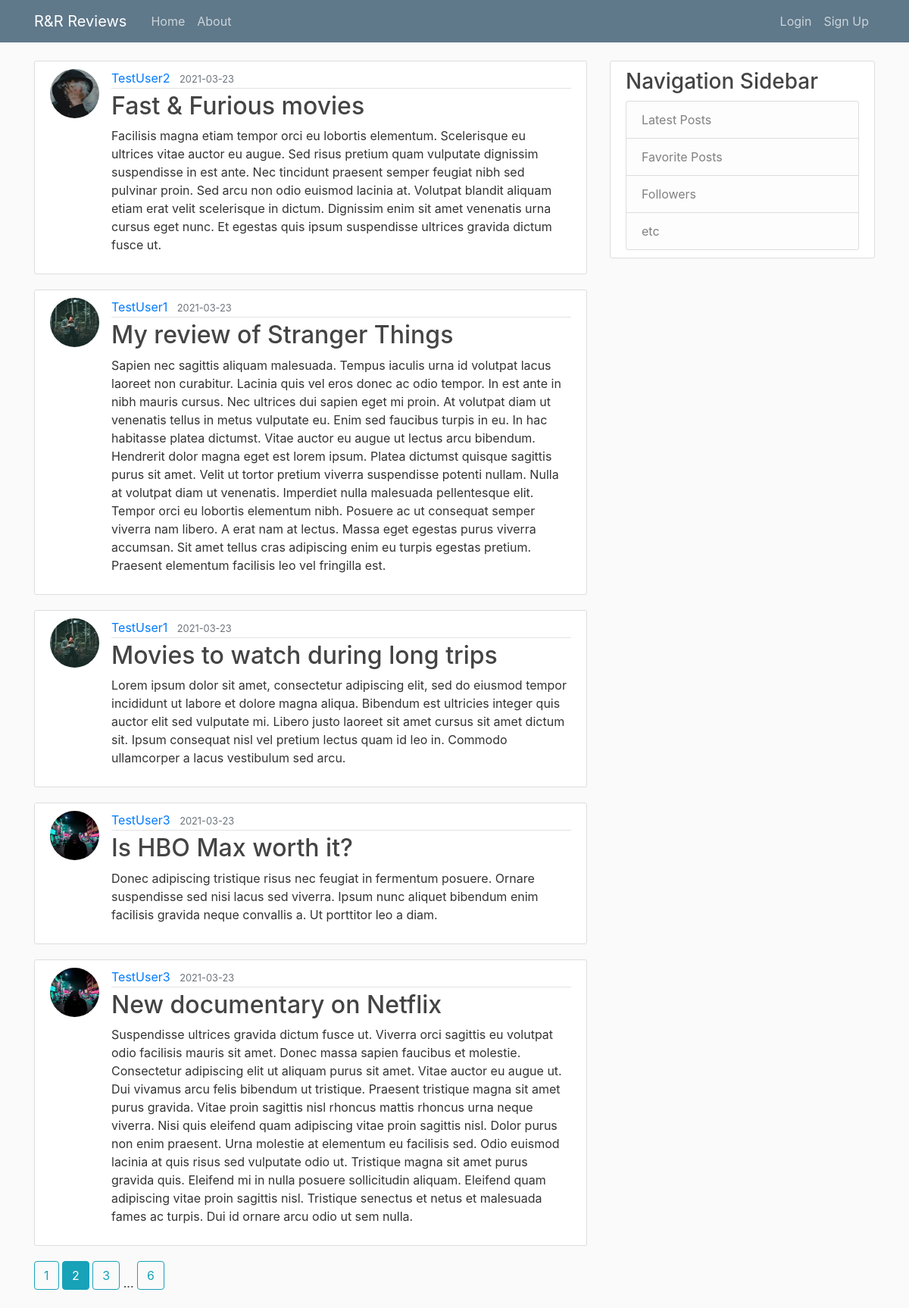
Screenshot of /?page=2 with the database file from the repository.
### app/models.py (models this page shows, shortened)
class Post(db.Model):
    id = db.Column(db.Integer, primary_key=True)
    title = db.Column(db.String(100), nullable=False)
    date_posted = db.Column(db.DateTime, nullable=False, default=datetime.utcnow)
    content = db.Column(db.Text, nullable=False)
    user_id = db.Column(db.Integer, db.ForeignKey('user.id'), nullable=False)

class User(db.Model, UserMixin):
    id = db.Column(db.Integer, primary_key=True)
    username = db.Column(db.String(50), unique=True, nullable=False)
    image_file = db.Column(db.String(20), nullable=False, default='default.jpg')
    password = db.Column(db.String(60), nullable=False)
    posts = db.relationship('Post', backref='author', lazy=True)

### app/main/routes.py (the view)
@main.route('/')
def home():
    page = request.args.get('page', 1, type=int)
    posts = Post.query.order_by(Post.date_posted.desc()).paginate(page=page, per_page=5)
    return render_template('home.html', posts=posts)

### app/templates/home.html
{% extends "layout.html" %}
{% block content %}
    {% for post in posts.items %}
        <article class="media content-section">
            <img class="rounded-circle article-img" src="{{ url_for('static', filename='profile_pics/' + post.author.image_file) }}">
            <div class="media-body">
                <div class="article-metadata">
                    <a class="mr-2" href="{{ url_for('users.user_posts', username=post.author.username) }}">{{ post.author.username }}</a>
                    <small class="text-muted">{{ post.date_posted.strftime('%Y-%m-%d') }}</small>
                </div>
                <h2><a class="article-title" href="{{ url_for('posts.post', post_id=post.id) }}">{{ post.title }}</a></h2>
                <p class="article-content">{{ post.content }}</p>
            </div>
        </article>
    {% endfor %}
    {% for page_num in posts.iter_pages(left_edge=1, right_edge=1, left_current=1, right_current=2) %}
        {% if page_num %}
            {% if posts.page == page_num %}
                <a class="btn btn-info mb-4" href="{{ url_for('main.home', page=page_num) }}">{{ page_num }}</a>
            {% else %}
                <a class="btn btn-outline-info mb-4" href="{{ url_for('main.home', page=page_num)}}">{{ page_num }}</a>
            {% endif %}
        {% else %}
        ...
        {% endif %}
    {% endfor %}
{% endblock content %}

### app/static/main.css (style rules this page uses)
body { background: #fafafa; color: #333333; margin-top: 5rem; }
h1, h2, h3, h4, h5, h6 { color: #444444; }
.content-section { background: #ffffff; padding: 10px 20px; border: 1px solid #dddddd; border-radius: 3px; margin-bottom: 20px; }
.article-title { color: #444444; }
.article-content { white-space: pre-line; }
.article-img { height: 65px; width: 65px; margin-right: 16px; }
.article-metadata { padding-bottom: 1px; margin-bottom: 4px; border-bottom: 1px solid #e3e3e3 }

### rows the page displays
Post: image_file (picture), author.username "TestUser2", date_posted "2021-03-23", title "Fast & Furious movies", content "Facilisis magna etiam tempor orci eu lobortis elementum. Scelerisque eu ultrices vitae auctor eu augue. Sed risus pretium quam vulputate dignissim suspendisse in est ante. Nec tincidunt praesent semper feugiat nibh sed pulvinar proin. Sed arcu non odio euismod lacinia at. Volutpat blandit aliquam etiam erat velit scelerisque in dictum. Dignissim enim sit amet venenatis urna cursus eget nunc. Et egestas quis ipsum suspendisse ultrices gravida dictum fusce ut."
Post: image_file (picture), author.username "TestUser1", date_posted "2021-03-23", title "My review of Stranger Things", content "Sapien nec sagittis aliquam malesuada. Tempus iaculis urna id volutpat lacus laoreet non curabitur. Lacinia quis vel eros donec ac odio tempor. In est ante in nibh mauris cursus. Nec ultrices dui sapien eget mi proin. At volutpat diam ut venenatis tellus in metus vulputate eu. Enim sed faucibus turpis in eu. In hac habitasse platea dictumst. Vitae auctor eu augue ut lectus arcu bibendum. Hendrerit dolor magna eget est lorem ipsum. Platea dictumst quisque sagittis purus sit amet. Velit ut tortor pretium viverra suspendisse potenti nullam. Nulla at volutpat diam ut venenatis. Imperdiet nulla malesuada pellentesque elit. Tempor orci eu lobortis elementum nibh. Posuere ac ut consequat semper…"
Post: image_file (picture), author.username "TestUser1", date_posted "2021-03-23", title "Movies to watch during long trips", content "Lorem ipsum dolor sit amet, consectetur adipiscing elit, sed do eiusmod tempor incididunt ut labore et dolore magna aliqua. Bibendum est ultricies integer quis auctor elit sed vulputate mi. Libero justo laoreet sit amet cursus sit amet dictum sit. Ipsum consequat nisl vel pretium lectus quam id leo in. Commodo ullamcorper a lacus vestibulum sed arcu."
Post: image_file (picture), author.username "TestUser3", date_posted "2021-03-23", title "Is HBO Max worth it?", content "Donec adipiscing tristique risus nec feugiat in fermentum posuere. Ornare suspendisse sed nisi lacus sed viverra. Ipsum nunc aliquet bibendum enim facilisis gravida neque convallis a. Ut porttitor leo a diam."
Post: image_file (picture), author.username "TestUser3", date_posted "2021-03-23", title "New documentary on Netflix", content "Suspendisse ultrices gravida dictum fusce ut. Viverra orci sagittis eu volutpat odio facilisis mauris sit amet. Donec massa sapien faucibus et molestie. Consectetur adipiscing elit ut aliquam purus sit amet. Vitae auctor eu augue ut. Dui vivamus arcu felis bibendum ut tristique. Praesent tristique magna sit amet purus gravida. Vitae proin sagittis nisl rhoncus mattis rhoncus urna neque viverra. Nisi quis eleifend quam adipiscing vitae proin sagittis nisl. Dolor purus non enim praesent. Urna molestie at elementum eu facilisis sed. Odio euismod lacinia at quis risus sed vulputate odio ut. Tristique magna sit amet purus gravida quis. Eleifend mi in nulla posuere sollicitudin aliquam. Eleifend…"

### other values shown
{{ page_num }} "1" "3" "6"
{{ page_num }} "2"
